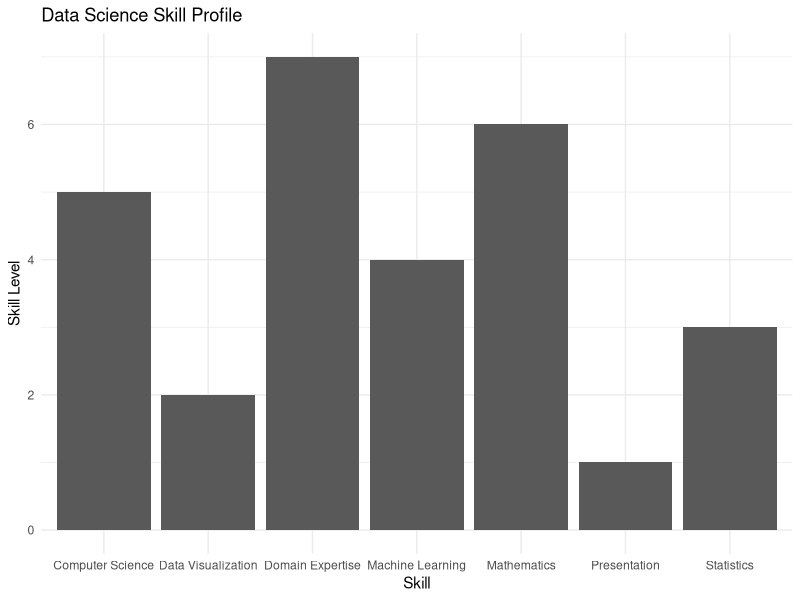
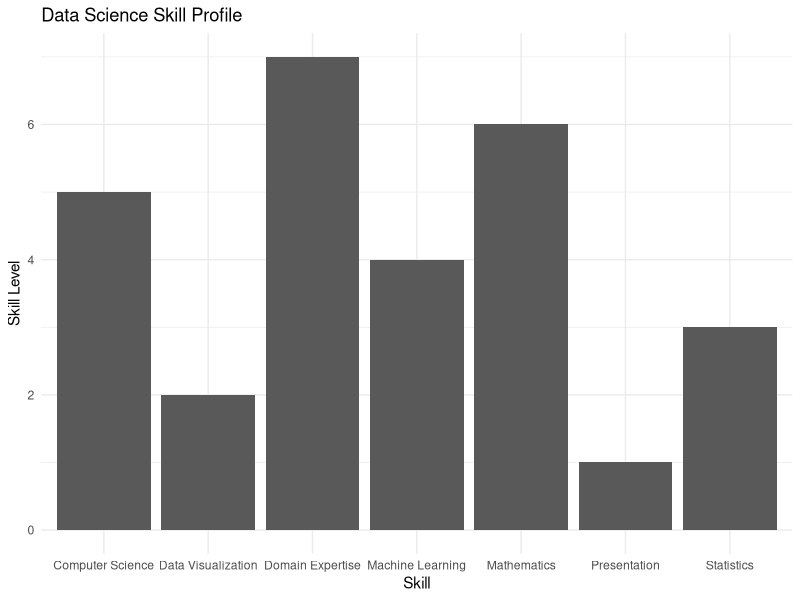

R code for these plots, in order:
library(ggplot2)

cs <- 5
math <- 6
stat <- 3
ml <- 4
dom <- 7
dvis <- 2
com <- 1

skills <- data.frame(
  skill = c("Computer Science", "Mathematics", "Statistics", "Machine Learning", "Domain Expertise", "Data Visualization", "Presentation"),
  level = c(cs, math, stat, ml, dom, dvis, com))

print(
  ggplot(skills, aes(x = skill, y = level)) +
    geom_col() +
    labs(
      title = "Data Science Skill Profile",
      x = "Skill",
      y = "Skill Level") +
    theme_minimal())

ggsave('data_science_skill_profile.png')
